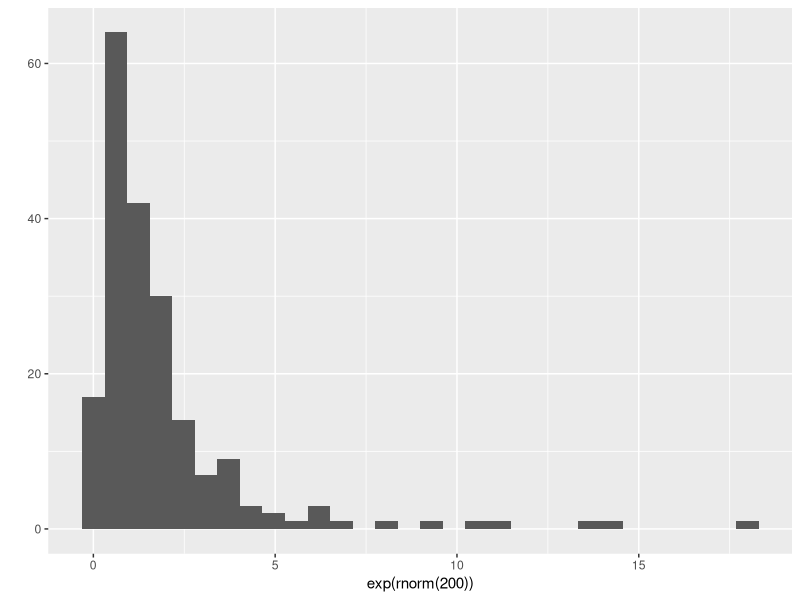
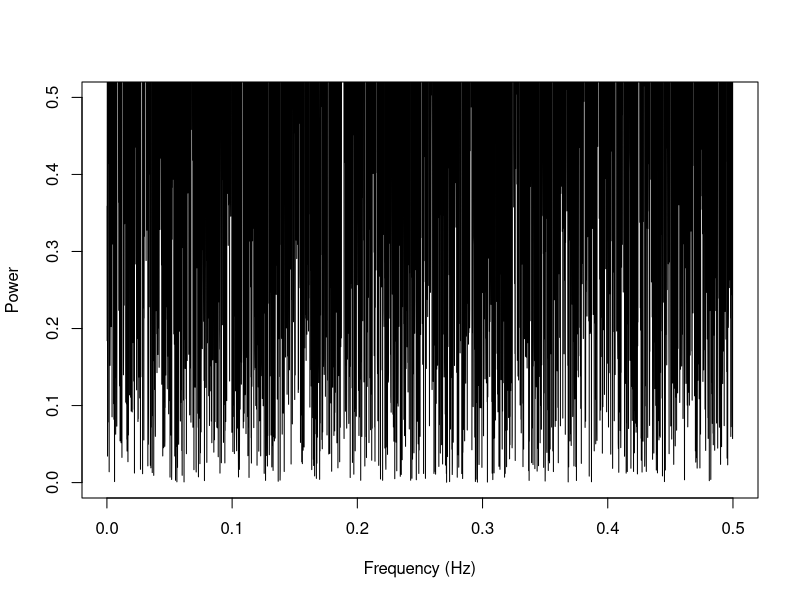

Reproduce these figures in R, in order.
## ---- chunk 1
knitr::opts_chunk$set(echo = FALSE, cache=TRUE, messages=FALSE, warning=FALSE)
library(ggplot2)
## ---- chunk 2
qplot(exp(rnorm(200)))
## ---- chunk 3
set.seed(123)
x <- rnorm(10000)

# Compute the spectrogram
spec <- spec.pgram(x, log = "no", taper = 0, fast = FALSE, plot = FALSE)

# Plot the spectrogram
plot(spec$freq, spec$spec, type = "l", ylim = c(0, 0.5), xlab = "Frequency (Hz)", ylab = "Power")
